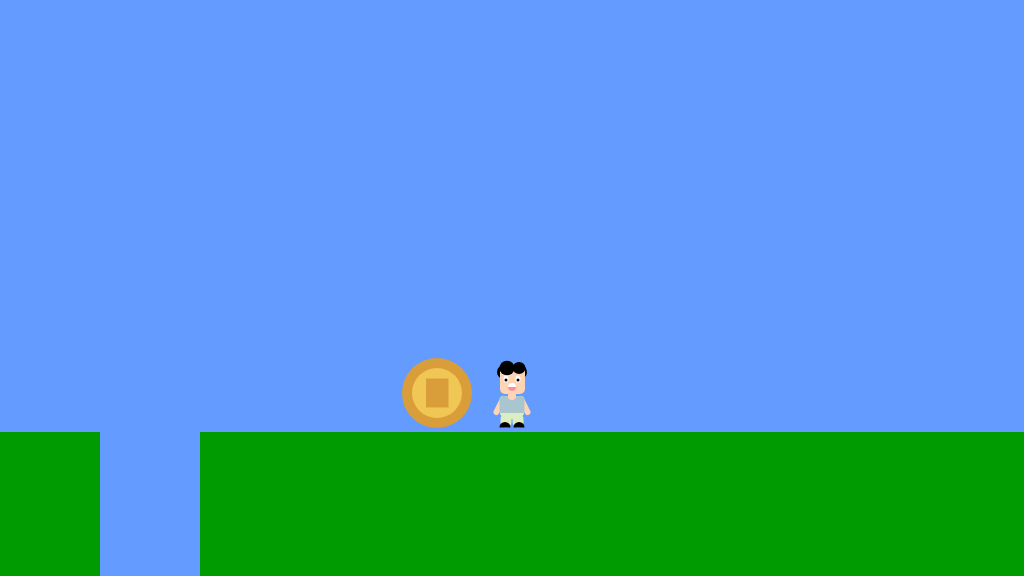
Frame 1 (no input)
Frame 60 (no input): identical to frame 1, image omitted
Frame 120 (the mouse pressed at the canvas centre since frame 60): identical to frame 1, image omitted

The p5.js sketch that drew this single still picture (run headless with seeded random() and noise() and a simulated clock; from frame 60 on, the mouse is pressed at the canvas centre):

// p5.js sketch
// ── sketch.js
/*

The Game Project - 5

Game interaction

*/


var gameChar_x;
var gameChar_y;
var floorPos_y;

var isLeft;
var isRight;
var isFalling;//
var isPlummeting;
var gravity;
//max jump dis
var jumpAmount;

var canyon;
var collectable;
var collectableOffsets;
var gameCharOffsets;

function setup()
{
	createCanvas(1024, 576);
	floorPos_y = height * 3/4;
	gameChar_x = width/2;
	gameChar_y = floorPos_y;
	isLeft = false;
	isRight = false;
	isFalling = false;
	isPlummeting = false;
    canyon = {x_pos: 100, width: 100};
	gravity =1;
	jumpAmount = 1;
	collectable ={x_pos: 100, y_pos: 100, 
				  size: 50,isFound: false}
}

function draw()
{

	///////////DRAWING CODE//////////

	background(100,155,255); //fill the sky blue


	noStroke();
	fill(0,155,0);
	rect(0, floorPos_y, width, height - floorPos_y); //draw some green ground
//  canyon
    fill(100,155,255);
    rect(canyon.x_pos,431,
         canyon.width,190);	
	
//  coin
//offsets
	collectableOffsets ={collectableOffsetsX:collectable.x_pos+337,
						 collectableOffsetsY:collectable.y_pos+293}
	gameCharOffsets = {gameCharOffsetsX:gameChar_x+10,
					   gameCharOffsetsY:gameChar_y-50}
//coin compare dist to appear and dissapear
	var distCharCollectable = dist(gameCharOffsets.gameCharOffsetsX,
								   gameCharOffsets.gameCharOffsetsY,
								   collectableOffsets.collectableOffsetsX,
								   collectableOffsets.collectableOffsetsY);
//coin dissapear
if (distCharCollectable  <60){
	collectable.isFound = true;
}
//coin spawn
if (collectable.isFound ==false){
		fill(217,158,58);
		ellipse(collectable.x_pos+337,collectable.x_pos+293,
				collectable.size+20,collectable.size+20);
		//inner ring
		fill(240,198,84);
		ellipse(collectable.x_pos+337,collectable.x_pos+293,
				collectable.size,collectable.size);
		//inner rect
		fill(217,158,58);
		rect(collectable.x_pos+326,collectable.x_pos+278.5,
			 collectable.size-27.5,collectable.size-21);
}
	//the game character
	//jumping left
	if(isLeft && isFalling){
		// add your jumping-left code
		//hair1
    fill(0);
    ellipse(gameChar_x-8,
            gameChar_y-60,
            14,14);
    
    //face
    fill(255,212,180);
    rect(gameChar_x-12,
         gameChar_y-65,
         25,25,
         5);
    
    //hair2
    fill(0);
    ellipse(gameChar_x+10,
            gameChar_y-50,
            14,14);
    
    //hair3
    fill(0);
    ellipse(gameChar_x-5,
            gameChar_y-64,        
            15,14.5);
    
    //hair4
    fill(0);
    ellipse(gameChar_x+7,
            gameChar_y-60,
            20,20);
    
    //eye left
    fill(255);
    ellipse(gameChar_x-8,
            gameChar_y-53,
            5,7);
    
    //eye ball left
    fill(0);
    ellipse(gameChar_x-9,
            gameChar_y-52,
            3,3);
    
    //mouth
    fill(255);
    ellipse(gameChar_x-10,
            gameChar_y-45,
            8,8);
    
    //tougn
    fill(255,139,148);
    arc(gameChar_x-10,
        gameChar_y-45,
        8,8,
        0, HALF_PI);   
    
    //left hand
    stroke(255,212,180);
    strokeWeight(6);
    line(gameChar_x-9,
         gameChar_y-35,
         gameChar_x-15.5,
         gameChar_y-40);
    noStroke();
    
    //right hand
    stroke(255,212,180);
    strokeWeight(6);
    line(gameChar_x+9,
         gameChar_y-35,
         gameChar_x+15.5,
         gameChar_y-40);
    
    noStroke();
    
    //body
    fill(169,198,206);
    rect(gameChar_x-12.5
         ,gameChar_y-38,
         25,14, 
         3);
    
    //neck
    fill(255,212,180);
    rect(gameChar_x-4,
         gameChar_y-41.1,
         8,6,
         180);
    
    //pants
    fill(220,237,193);
    arc(gameChar_x,
        gameChar_y-25,
        24,12,
        TWO_PI,PI)
    
    //leg left
    stroke(220,237,193);
    strokeWeight(11);
    line(gameChar_x-6,
         gameChar_y-19.5,
         gameChar_x-10,
         gameChar_y-14);
    noStroke();

    //leg right
    stroke(220,237,193);
    strokeWeight(11);
    line(gameChar_x+6,
         gameChar_y-19.5,
         gameChar_x+10,
         gameChar_y-14);
    noStroke();
    
    //shoe left
    fill(0);
    arc(gameChar_x-12.5,
        gameChar_y-8.5,
        11,11,
        PI,TWO_PI);
        noStroke();
    
    //shoe right
    fill(0);
    arc(gameChar_x+12.5,
        gameChar_y-8.5,
        11,11,
        PI,TWO_PI);
        noStroke();

	}
	//jumping right
	else if(isRight && isFalling){
		// add your jumping-right code
		//hair1
    fill(0);
    ellipse(gameChar_x+8,
            gameChar_y-60,
            14,14);
    
    //face
    fill(255,212,180);
    rect(gameChar_x-12,
         gameChar_y-65,
         25,25,
         5);
    
    //hair2
    fill(0);
    ellipse(gameChar_x-10,
            gameChar_y-50,
            14,14);
    
    //hair3
    fill(0);
    ellipse(gameChar_x+5,
            gameChar_y-64,   
            15,14.5);
    
    //hair4
    fill(0);
    ellipse(gameChar_x-7,
            gameChar_y-60,
            20,20);
    
    //eye left
    fill(255);
    ellipse(gameChar_x+8,
            gameChar_y-53,
            5,7);
    
    //eye ball left
    fill(0);
    ellipse(gameChar_x+9,
            gameChar_y-52,
            3,3);
    
    //mouth
    fill(255);
    ellipse(gameChar_x+10,
            gameChar_y-45,
            8,8);
    
    //tougn
    fill(255,139,148);
    arc(gameChar_x+10,
        gameChar_y-45,
        8,8,
        HALF_PI, PI); 
    
    //left hand
    stroke(255,212,180);
    strokeWeight(6);
    line(gameChar_x-9,
         gameChar_y-35,
         gameChar_x-15.5,
         gameChar_y-40);
    noStroke();
    
    //right hand
    stroke(255,212,180);
    strokeWeight(6);
    line(gameChar_x+9,
         gameChar_y-35,
         gameChar_x+15.5,
         gameChar_y-40);
    noStroke();
    
    //body
    fill(169,198,206);
    rect(gameChar_x-12.5
         ,gameChar_y-38,
         25,14, 
         3);
    
    //neck
    fill(255,212,180);
    rect(gameChar_x-4,
         gameChar_y-41.1,
         8,6,
         180);
    
    //pants
    fill(220,237,193);
    arc(gameChar_x,
        gameChar_y-25,
        24,12,
        TWO_PI,PI)
    
    //leg left
    stroke(220,237,193);
    strokeWeight(11);
    line(gameChar_x-6,
         gameChar_y-19.5,
         gameChar_x-10,
         gameChar_y-14);
    noStroke();

    //leg right
    stroke(220,237,193);
    strokeWeight(11);
    line(gameChar_x+6,
         gameChar_y-19.5,
         gameChar_x+10,
         gameChar_y-14);
    noStroke();
    
    //shoe left
    fill(0);
    arc(gameChar_x-12.5,
        gameChar_y-8.5,
        11,11,
        PI,TWO_PI);
        noStroke();
    
    //shoe right
    fill(0);
    arc(gameChar_x+12.5,
        gameChar_y-8.5,
        11,11,
        PI,TWO_PI);
        noStroke();

	}
	//walking left
	else if(isLeft){
		// add your walking left code
		//hair1
    fill(0);
    ellipse(gameChar_x-8,
            gameChar_y-60,
            14,14);
    
    //face
    fill(255,212,180);
    rect(gameChar_x-12,
         gameChar_y-65,
         25,27,
         5);
    
    //hair2
    fill(0);
    ellipse(gameChar_x+10,
            gameChar_y-50,
            14,14);
    
    //hair3
    fill(0);
    ellipse(gameChar_x-5,
            gameChar_y-64,        
            15,14.5);
    
    //hair4
    fill(0);
    ellipse(gameChar_x+7,
            gameChar_y-60,
            20,20);
    
    //eye left
    fill(255);
    ellipse(gameChar_x-8,
            gameChar_y-53,
            5,7);
    
    //eye ball left
    fill(0);
    ellipse(gameChar_x-9,
            gameChar_y-52,
            3,3);
    
    //mouth
    fill(255);
    ellipse(gameChar_x-10,
            gameChar_y-45,
            8,8);
    
    //tougn
    fill(255,139,148);
    arc(gameChar_x-10,
        gameChar_y-45,
        8,8,
        0, HALF_PI);   
    
    //left hand
    stroke(255,212,180);
    strokeWeight(6);
    line(gameChar_x-15.5,
         gameChar_y-33,
         gameChar_x-9,
         gameChar_y-20);
    noStroke();
    
    //body
    fill(169,198,206);
    rect(gameChar_x-12.5
         ,gameChar_y-36,
         25,18, 
         3);
    
    //right hand
    stroke(255,212,180);
    strokeWeight(6);
    line(gameChar_x+9,
         gameChar_y-33,
         gameChar_x+15.5,
         gameChar_y-20);
    noStroke();
    
    //neck
    fill(255,212,180);
    rect(gameChar_x-4,
         gameChar_y-41,
         8,9,
         180);
    
    //pants
    fill(220,237,193);
    arc(gameChar_x,
        gameChar_y-19,
        24,12,
        TWO_PI,PI)
    
    //leg left
    stroke(220,237,193);
    strokeWeight(11);
    line(gameChar_x-6,
         gameChar_y-13,
         gameChar_x-9,
         gameChar_y-12);
    noStroke();
    
    //leg right
    stroke(220,237,193);
    strokeWeight(11);
    line(gameChar_x+6,
         gameChar_y-13,
         gameChar_x+6,
         gameChar_y-10);
    noStroke();
    
    //shoe left
    fill(0);
    arc(gameChar_x-10,
        gameChar_y-6.5,    
        11,11,
        PI,TWO_PI);
        noStroke();
    
    //shoe right
    fill(0);
    arc(gameChar_x+7,
        gameChar_y-4.5,
        11,11,
        PI,TWO_PI);
        noStroke();

	}
	//walking right
	else if(isRight){
		// add your walking right code
//hair1
    fill(0);
    ellipse(gameChar_x+8,
            gameChar_y-60,
            14,14);
    
    //face
    fill(255,212,180);
    rect(gameChar_x-12,
         gameChar_y-65,
         25,25,
         5);

    //hair2
    fill(0);
    ellipse(gameChar_x-10,
            gameChar_y-50,
            14,14);
    
    //hair3
    fill(0);
    ellipse(gameChar_x+5,
            gameChar_y-64,   
            15,14.5);
    
    //hair4
    fill(0);
    ellipse(gameChar_x-7,
            gameChar_y-60,
            20,20);
    
    //eye left
    fill(255);
    ellipse(gameChar_x+8,
            gameChar_y-53,
            5,7);
    
    //eye ball left
    fill(0);
    ellipse(gameChar_x+9,
            gameChar_y-52,
            3,3);
    
    //mouth
    fill(255);
    ellipse(gameChar_x+10,
            gameChar_y-45,
            8,8);
    
    //tougn
    fill(255,139,148);
    arc(gameChar_x+10,
        gameChar_y-45,
        8,8,
        HALF_PI, PI); 
    
    //right hand
    stroke(255,212,180);
    strokeWeight(6);
    line(gameChar_x+15.5,
         gameChar_y-33,
         gameChar_x+9,
         gameChar_y-20);
    noStroke();
    
    //body
    fill(169,198,206);
    rect(gameChar_x-12.5
         ,gameChar_y-36,
         25,18, 
         3);
    
    //left hand
    stroke(255,212,180);
    strokeWeight(6);
    line(gameChar_x-9,
         gameChar_y-33,
         gameChar_x-15.5,
         gameChar_y-20);
    noStroke();
    
    //neck
    fill(255,212,180);
    rect(gameChar_x-4,
         gameChar_y-41,
         8,9,
         180);
    
    //pants
    fill(220,237,193);
    arc(gameChar_x,
        gameChar_y-19,
        24,12,
        TWO_PI,PI)
    
    //leg left
    stroke(220,237,193);
    strokeWeight(11);
    line(gameChar_x-6,
         gameChar_y-13,
         gameChar_x-6,
         gameChar_y-10);
    noStroke();
    
    //leg right
    stroke(220,237,193);
    strokeWeight(11);
    line(gameChar_x+6,
         gameChar_y-13,
         gameChar_x+9,
         gameChar_y-12);
    noStroke();
    
    //shoe left
    fill(0);
    arc(gameChar_x-7,
        gameChar_y-4.5,    
        11,11,
        PI,TWO_PI);
        noStroke();

    //shoe right
    fill(0);
    arc(gameChar_x+10,
        gameChar_y-6.5,
        11,11,
        PI,TWO_PI);
        noStroke();
	}
	//falling
	else if(isFalling || isPlummeting){
		// add your jumping facing forwards code
    //hair1
    fill(0);
    ellipse(gameChar_x-8,
            gameChar_y-60,
            14,14);
    
    //hair2
    fill(0);
    ellipse(gameChar_x+8,
            gameChar_y-60,
            14,14);
    
    //face
    fill(255,212,180);
    rect(gameChar_x-12,
         gameChar_y-65,
         25,25,
         5);
    
    //hair3
    fill(0);
    ellipse(gameChar_x-5,
            gameChar_y-64,        
            15,14.5);
    
    //hair4
    fill(0);
    ellipse(gameChar_x+7,
            gameChar_y-64,
            13,12);
    
    //eye left
    fill(255);
    ellipse(gameChar_x-6,
            gameChar_y-53,
            5,7);
    
    //eye ball left
    fill(0);
    ellipse(gameChar_x-6,
            gameChar_y-52,
            3,3);

    //left right
    fill(255);
    ellipse(gameChar_x+6,
            gameChar_y-53,
            5,7);
    
    //eye ball right
    fill(0);
    ellipse(gameChar_x+6,
            gameChar_y-52,
            3,3);
    
    //mouth
    fill(255);
    ellipse(gameChar_x,
            gameChar_y-45,
            8,8);
    
    //tougn
    fill(255,139,148);
    arc(gameChar_x,
        gameChar_y-45,
        8,8,
        TWO_PI,PI);   
    
    //left hand
    stroke(255,212,180);
    strokeWeight(6);
    line(gameChar_x-9,
         gameChar_y-35,
         gameChar_x-15.5,
         gameChar_y-40);
    noStroke();
    
    //right hand
    stroke(255,212,180);
    strokeWeight(6);
    line(gameChar_x+9,
         gameChar_y-35,
         gameChar_x+15.5,
         gameChar_y-40);
    
    noStroke();
    
    //body
    fill(169,198,206);
    rect(gameChar_x-12.5
         ,gameChar_y-38,
         25,14, 
         3);
    
    //neck
    fill(255,212,180);
    rect(gameChar_x-4,
         gameChar_y-41.1,
         8,6,
         180);
    
    //pants
    fill(220,237,193);
    arc(gameChar_x,
        gameChar_y-25,
        24,12,
        TWO_PI,PI)
    
    //leg left
    stroke(220,237,193);
    strokeWeight(11);
    line(gameChar_x-6,
         gameChar_y-19.5,
         gameChar_x-10,
         gameChar_y-14);
    noStroke();

    //leg right
    stroke(220,237,193);
    strokeWeight(11);
    line(gameChar_x+6,
         gameChar_y-19.5,
         gameChar_x+10,
         gameChar_y-14);
    noStroke();
    
    //shoe left
    fill(0);
    arc(gameChar_x-12.5,
        gameChar_y-8.5,
        11,11,
        PI,TWO_PI);
        noStroke();
    
    //shoe right
    fill(0);
    arc(gameChar_x+12.5,
        gameChar_y-8.5,
        11,11,
        PI,TWO_PI);
        noStroke();
		

	}
	//front
	else{
		// add your standing front facing code
		//hair1
    fill(0);
    ellipse(gameChar_x-8,
            gameChar_y-60,
            14,14);
    
    //hair2
    fill(0);
    ellipse(gameChar_x+8,
            gameChar_y-60,
            14,14);
    
    //face
    fill(255,212,180);
    rect(gameChar_x-12,
         gameChar_y-65,
         25,27,
         5);
    
    //hair3
    fill(0);
    ellipse(gameChar_x-5,
            gameChar_y-64,        
            15,14.5);
    
    //hair4
    fill(0);
    ellipse(gameChar_x+7,
            gameChar_y-64,
            13,12);
    
    //eye left
    fill(255);
    ellipse(gameChar_x-6,
            gameChar_y-53,
            5,7);
    
    //eye ball left
    fill(0);
    ellipse(gameChar_x-6,
            gameChar_y-52,
            3,3);

    //left right
    fill(255);
    ellipse(gameChar_x+6,
            gameChar_y-53,
            5,7);
    
    //eye ball right
    fill(0);
    ellipse(gameChar_x+6,
            gameChar_y-52,
            3,3);
    
    //mouth
    fill(255);
    ellipse(gameChar_x,
            gameChar_y-45,
            8,8);
    
    //tougn
    fill(255,139,148);
    arc(gameChar_x,
        gameChar_y-45,
        8,8,
        TWO_PI,PI);   
    
    //left hand
    stroke(255,212,180);
    strokeWeight(6);
    line(gameChar_x-9,
         gameChar_y-33,
         gameChar_x-15.5,
         gameChar_y-20);
    noStroke();
    
    //right hand
    stroke(255,212,180);
    strokeWeight(6);
    line(gameChar_x+9,
         gameChar_y-33,
         gameChar_x+15.5,
         gameChar_y-20);
    noStroke();
    
    //body
    fill(169,198,206);
    rect(gameChar_x-12.5
         ,gameChar_y-36,
         25,18, 
         3);
    
    //neck
    fill(255,212,180);
    rect(gameChar_x-4,
         gameChar_y-41,
         8,9,
         180);
    
    //pants
    fill(220,237,193);
    arc(gameChar_x,
        gameChar_y-19,
        24,12,
        TWO_PI,PI)
    
    //leg left
    stroke(220,237,193);
    strokeWeight(11);
    line(gameChar_x-6,
         gameChar_y-13,
         gameChar_x-6,
         gameChar_y-10);
    noStroke();
    
    //leg right
    stroke(220,237,193);
    strokeWeight(11);
    line(gameChar_x+6,
         gameChar_y-13,
         gameChar_x+6,
         gameChar_y-10);
    noStroke();
    
    //shoe left
    fill(0);
    arc(gameChar_x-7,
        gameChar_y-4.5,
        11,11,
        PI,TWO_PI);
        noStroke();
    
    //shoe right
    fill(0);
    arc(gameChar_x+7,
        gameChar_y-4.5,
        11,11,
        PI,TWO_PI);
        noStroke();

	}

	///////////INTERACTION CODE//////////
	//Put conditional statements to move the game character below here
	
//jump amount
gameChar_y -= jumpAmount;
//makes falling
jumpAmount -= 1;
	
	
//left
if (isLeft){
	gameChar_x -=5;
}
//right
if (isRight){
	gameChar_x +=5;
}
//gravity	
if (gameChar_y < floorPos_y){
	gameChar_y += gravity;
	isFalling = true;
}


else if (isPlummeting ==false) {
	isFalling =  false;
	gameChar_y = floorPos_y;
}
//isplummenting	
	//((canyon.x_pos+canyon.width)-10) make sure char whole body is in canyon
if (gameChar_x > canyon.x_pos && 
	(gameChar_x) < ((canyon.x_pos+canyon.width)-10)&&
   gameChar_y == floorPos_y){
	isPlummeting = true;
}

if (isPlummeting == true){
	gameChar_y +=5;
}
	
	
	
	
}












function keyPressed()
{
	// if statements to control the animation of the character when
	// keys are pressed.
//stop moving when falling
if(isPlummeting == true && isFalling==true){
	return;
}
	//keypress
if (keyCode ==65){//A
	isLeft = true;
	
}
else if (keyCode ==68){//D
	isRight = true;
}
	//jump
else if (keyCode ==87 && gameChar_y == floorPos_y){//W
	jumpAmount = 20;
	
	
		
}
else {}


	//open up the console to see how these work
	console.log("keyPressed: " + key);
	console.log("keyPressed: " + keyCode);
}


function keyReleased()
{
	// if statements to control the animation of the character when
	// keys are released.
if (keyCode ==65){//A
	isLeft = false;
}

else if (keyCode ==68){//D
	isRight = false;
}
else if (keyCode ==87 ){//W
	
	isFalling = false;
}
else{}
//else if (keyCode == ){
//		 
//		 }
	console.log("keyReleased: " + key);
	console.log("keyReleased: " + keyCode);
}
